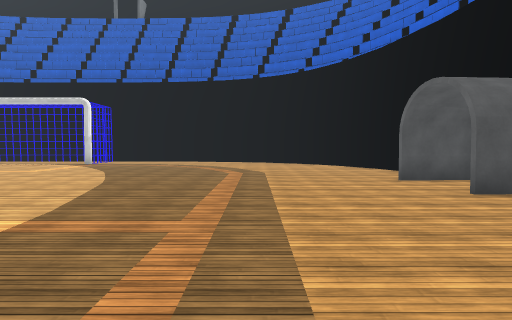
[1] (above)

21 first-person views from a walk through a scene from a Unity 3-D project. The camera is 1.3 m above the floor, tilts 2° down and sees 70° across. The floor is counted in squares, 2 m on a side. Each view is taken from the middle of a square. On the plan, view 1 faces up. The plan holds only what a view shows up to about 11 squares ahead; the rest is blank. The place goes on beyond the plan. The player is left out. Surface patterns are stand-ins for the level's own textures.

[2]
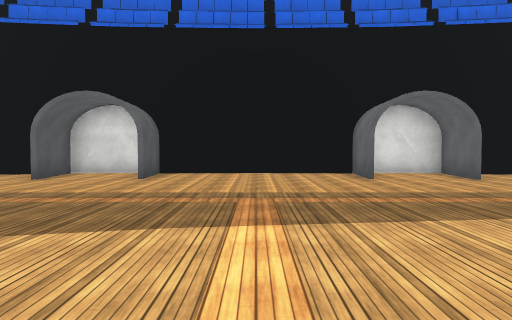

[3]
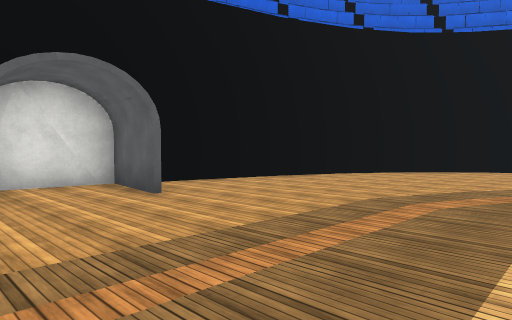

[4]
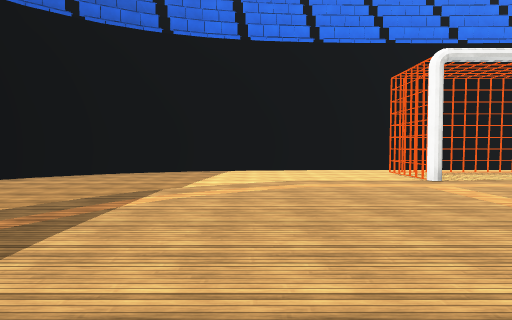

[5]
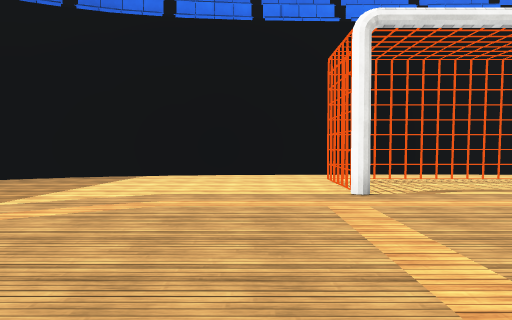

[6]
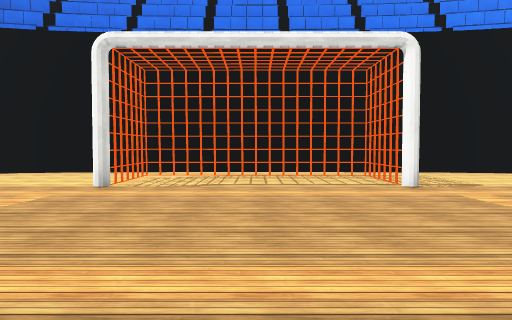

[7]
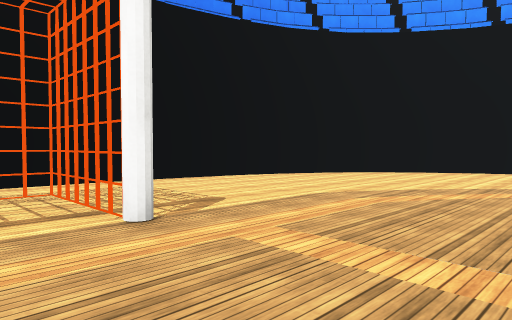

[8]
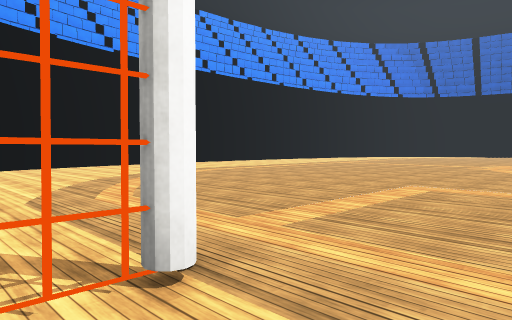

[9]
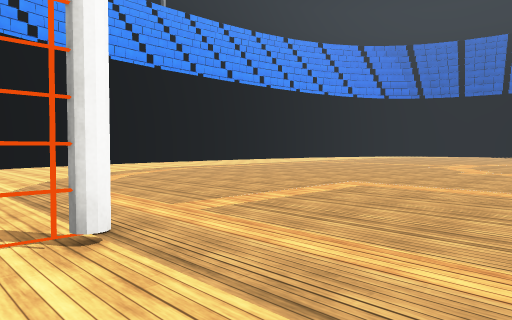

[10]
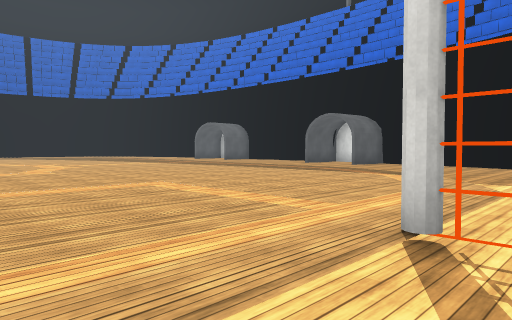

[11]
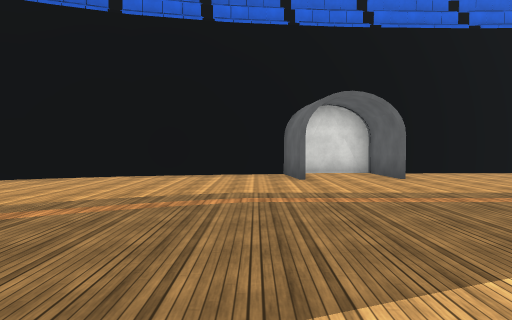

[12]
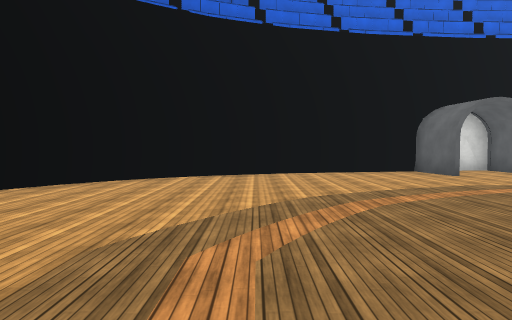

[13]
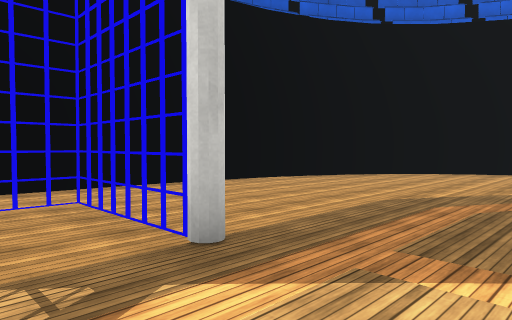

[14]
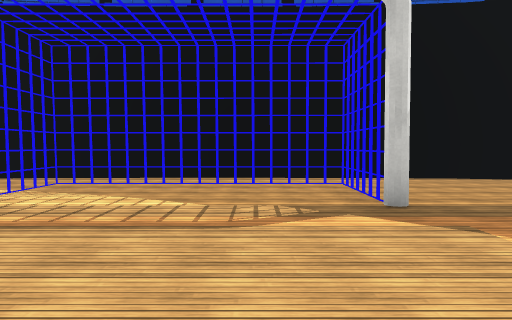

[15]
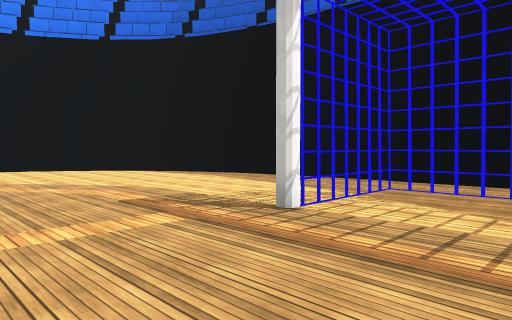

[16]
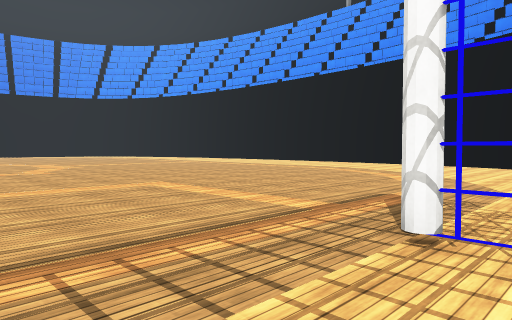

[17]
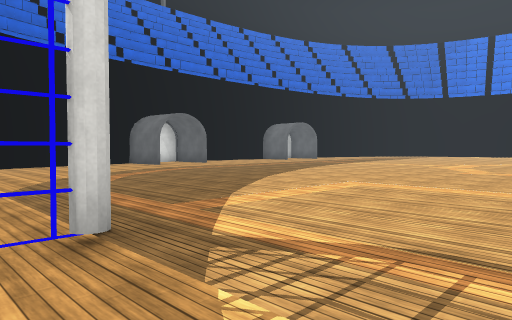

[18]
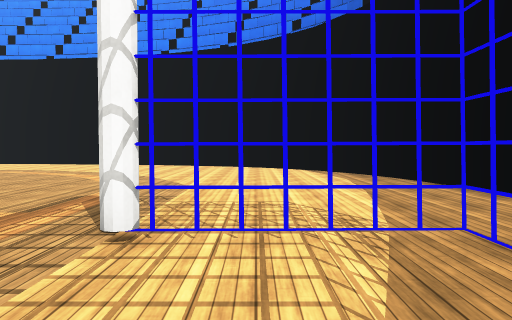

[19]
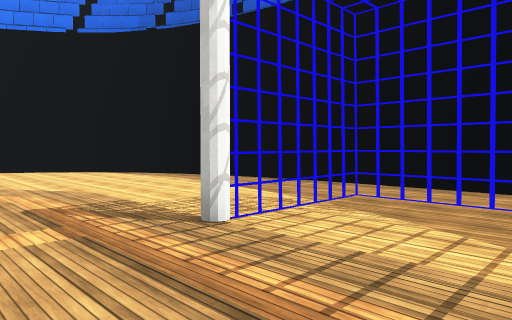

[20]
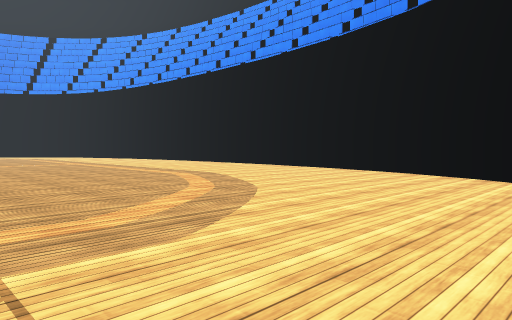

[21]
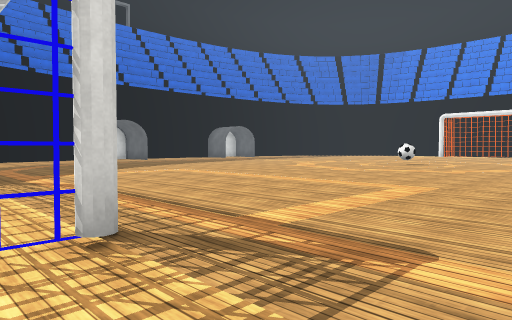

### Floor plan
Key: @ floor where view 1 was taken; # wall or solid block; x gap in a wall; . main floor; - floor 0.25 m lower than the main floor; / step, stairs or slope.
Columns run from 23 left of view 1 to 6 right of it. Each row starts with its distance up from view 1.
 19       ################
 18     ###--------------####
 17    ##-------------------##
 16   ##--------##x###-------##
 15  ##--------#-----#--------##
 14  #------///#////#////------#
 13 ##-----/..../////..../-----##
 12 #-----/.............../-----#
 11 #-----.................-----#
 10 #----/................./----#
  9   ---/................./----#
  8    --/................./---###
  7     -/................./-----#
  6      /................./---###
  5       ......... ......./-----#
  4        .. ....  ......./-----#
  3           ...   ......./-----#
  2          ....   ......./-----#
  1         .....   ......./-----#
  0        ......   .......@---###
 -1       ........ ......../-----#
 -2      /................./---###
 -3      /................./----#
 -4    --/................./----#
 -5   ----.................-----#
 -6 #-----/.............../-----#
 -7 ##-----/............./-----##
 -8  #------///#////#////------#
 -9  ##--------#-----#--------##
-10   ##--------##x###-------##
-11    ##-------------------##
-12     ###---------------###
-13       #################

Positions as (right, up) in squares from view 1, and headings:
1: (0, 0), facing up
2: (-5, 3), facing right
3: (-2, 1), facing down-right
4: (-3, -1), facing down
5: (-5, -3), facing down
6: (-9, -2), facing down
7: (-10, -5), facing down-left
8: (-10, -9), facing up-left
9: (-9, -9), facing up-left
10: (-9, -9), facing up-right
11: (-5, 9), facing right
12: (-6, 13), facing right
13: (-8, 12), facing up-right
14: (-8, 10), facing up
15: (-9, 11), facing up-left
16: (-9, 15), facing down-left
17: (-9, 15), facing down-right
18: (-9, 15), facing left
19: (-9, 12), facing up-left
20: (-13, 16), facing down-left
21: (-14, 15), facing down-right
